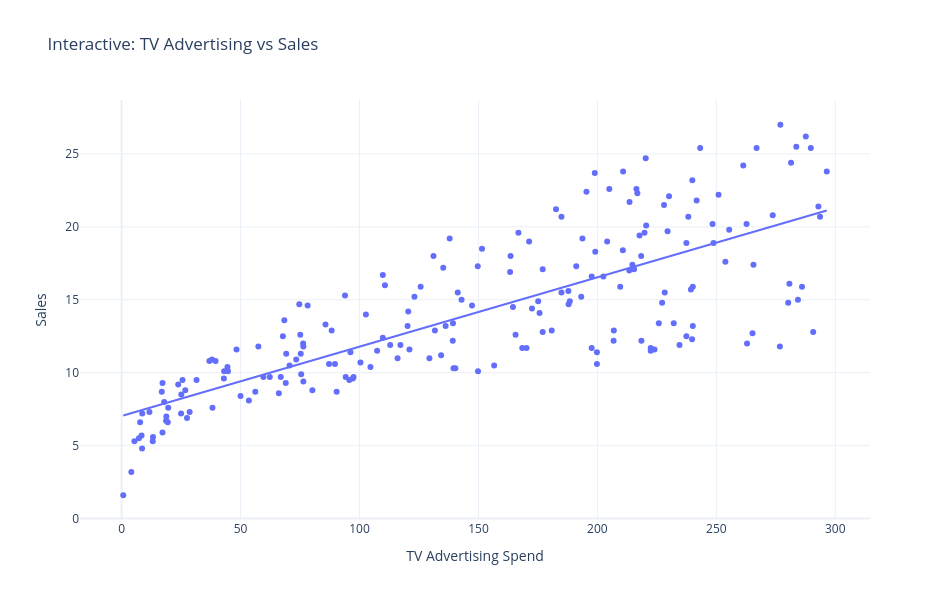

Source (notebook cell):
### Code cell
import plotly.express as px
fig = px.scatter(
    df,
    x="TV",
    y="Sales",
    trendline="ols",
    title="Interactive: TV Advertising vs Sales",
    labels={
        "TV": "TV Advertising Spend",
        "Sales": "Sales"
    }
)

fig.update_layout(
    template="plotly_white",
    width=950,
    height=600
)

fig.show()

fig.write_html(
    REPORTS_DIR / "interactive_tv_sales_analysis.html"
)

### Figure 1 — Plotly figure (JSON) as saved in the notebook; plotly's stock layout.template omitted (floating-point values rounded to 4 significant figures; data arrays with more than 128 entries replaced by an {"elided": "..."} marker saying what was removed)
{"data": [{"hovertemplate": "TV Advertising Spend=%{x}<br>Sales=%{y}<extra></extra>", "legendgroup": "", "marker": {"color": "#636efa", "symbol": "circle"}, "mode": "markers", "name": "", "orientation": "v", "showlegend": false, "type": "scatter", "x": {"elided": "200 float values"}, "xaxis": "x", "y": {"elided": "200 float values"}, "yaxis": "y"}, {"hovertemplate": "<b>OLS trendline</b><br>Sales = 0.0475366 * TV + 7.03259<br>R<sup>2</sup>=0.611875<br><br>TV Advertising Spend=%{x}<br>Sales=%{y} <b>(trend)</b><extra></extra>", "legendgroup": "", "marker": {"color": "#636efa", "symbol": "circle"}, "mode": "lines", "name": "", "showlegend": false, "type": "scatter", "x": {"elided": "200 float values"}, "xaxis": "x", "y": {"elided": "200 float values"}, "yaxis": "y"}], "layout": {"height": 600, "legend": {"tracegroupgap": 0}, "title": {"text": "Interactive: TV Advertising vs Sales"}, "width": 950, "xaxis": {"anchor": "y", "domain": [0, 1], "title": {"text": "TV Advertising Spend"}}, "yaxis": {"anchor": "x", "domain": [0, 1], "title": {"text": "Sales"}}}}
